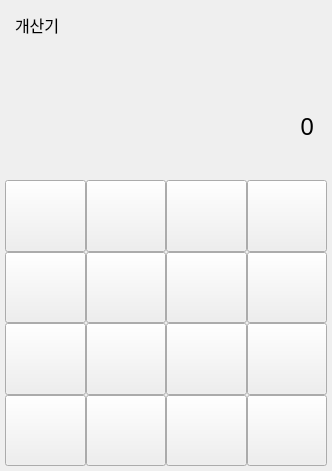
<?xml version="1.0" encoding="UTF-8"?>
<ui version="4.0">
 <class>Form</class>
 <widget class="QWidget" name="Form">
  <property name="geometry">
   <rect>
    <x>0</x>
    <y>0</y>
    <width>332</width>
    <height>471</height>
   </rect>
  </property>
  <property name="windowTitle">
   <string>Dogculator</string>
  </property>
  <widget class="QWidget" name="layoutWidget">
   <property name="geometry">
    <rect>
     <x>0</x>
     <y>0</y>
     <width>332</width>
     <height>471</height>
    </rect>
   </property>
   <layout class="QVBoxLayout" name="verticalLayout_2" stretch="3,1,6,18">
    <item>
     <widget class="QLabel" name="label_2">
      <property name="font">
       <font>
        <family>맑은 고딕</family>
        <pointsize>12</pointsize>
       </font>
      </property>
      <property name="text">
       <string>개산기</string>
      </property>
      <property name="textFormat">
       <enum>Qt::MarkdownText</enum>
      </property>
      <property name="alignment">
       <set>Qt::AlignLeading|Qt::AlignLeft|Qt::AlignVCenter</set>
      </property>
      <property name="margin">
       <number>0</number>
      </property>
      <property name="indent">
       <number>15</number>
      </property>
     </widget>
    </item>
    <item>
     <widget class="QLabel" name="label">
      <property name="text">
       <string/>
      </property>
      <property name="alignment">
       <set>Qt::AlignRight|Qt::AlignTrailing|Qt::AlignVCenter</set>
      </property>
      <property name="indent">
       <number>18</number>
      </property>
     </widget>
    </item>
    <item>
     <widget class="QLabel" name="label_result">
      <property name="font">
       <font>
        <family>맑은 고딕</family>
        <pointsize>18</pointsize>
       </font>
      </property>
      <property name="text">
       <string>0</string>
      </property>
      <property name="textFormat">
       <enum>Qt::PlainText</enum>
      </property>
      <property name="alignment">
       <set>Qt::AlignRight|Qt::AlignTrailing|Qt::AlignVCenter</set>
      </property>
      <property name="margin">
       <number>0</number>
      </property>
      <property name="indent">
       <number>18</number>
      </property>
     </widget>
    </item>
    <item>
     <layout class="QVBoxLayout" name="verticalLayout">
      <property name="spacing">
       <number>0</number>
      </property>
      <property name="bottomMargin">
       <number>5</number>
      </property>
      <item>
       <layout class="QHBoxLayout" name="horizontalLayout">
        <property name="spacing">
         <number>0</number>
        </property>
        <property name="leftMargin">
         <number>5</number>
        </property>
        <property name="rightMargin">
         <number>5</number>
        </property>
        <item>
         <widget class="QPushButton" name="button_7">
          <property name="sizePolicy">
           <sizepolicy hsizetype="Minimum" vsizetype="Preferred">
            <horstretch>0</horstretch>
            <verstretch>0</verstretch>
           </sizepolicy>
          </property>
          <property name="font">
           <font>
            <family>굴림</family>
            <pointsize>14</pointsize>
           </font>
          </property>
          <property name="text">
           <string/>
          </property>
          <property name="icon">
           <iconset>
            <normaloff>image/9023526_number_seven_fill_icon.png</normaloff>image/9023526_number_seven_fill_icon.png</iconset>
          </property>
          <property name="iconSize">
           <size>
            <width>20</width>
            <height>20</height>
           </size>
          </property>
         </widget>
        </item>
        <item>
         <widget class="QPushButton" name="button_8">
          <property name="sizePolicy">
           <sizepolicy hsizetype="Minimum" vsizetype="Preferred">
            <horstretch>0</horstretch>
            <verstretch>0</verstretch>
           </sizepolicy>
          </property>
          <property name="font">
           <font>
            <family>굴림</family>
            <pointsize>14</pointsize>
           </font>
          </property>
          <property name="text">
           <string/>
          </property>
          <property name="icon">
           <iconset>
            <normaloff>image/9023577_number_eight_fill_icon.png</normaloff>image/9023577_number_eight_fill_icon.png</iconset>
          </property>
          <property name="iconSize">
           <size>
            <width>20</width>
            <height>20</height>
           </size>
          </property>
         </widget>
        </item>
        <item>
         <widget class="QPushButton" name="button_9">
          <property name="sizePolicy">
           <sizepolicy hsizetype="Minimum" vsizetype="Preferred">
            <horstretch>0</horstretch>
            <verstretch>0</verstretch>
           </sizepolicy>
          </property>
          <property name="font">
           <font>
            <family>굴림</family>
            <pointsize>14</pointsize>
           </font>
          </property>
          <property name="text">
           <string/>
          </property>
          <property name="icon">
           <iconset>
            <normaloff>image/9023631_number_nine_fill_icon.png</normaloff>image/9023631_number_nine_fill_icon.png</iconset>
          </property>
          <property name="iconSize">
           <size>
            <width>20</width>
            <height>20</height>
           </size>
          </property>
         </widget>
        </item>
        <item>
         <widget class="QPushButton" name="button_add">
          <property name="sizePolicy">
           <sizepolicy hsizetype="Minimum" vsizetype="Preferred">
            <horstretch>0</horstretch>
            <verstretch>0</verstretch>
           </sizepolicy>
          </property>
          <property name="font">
           <font>
            <family>굴림</family>
            <pointsize>14</pointsize>
           </font>
          </property>
          <property name="text">
           <string/>
          </property>
          <property name="icon">
           <iconset>
            <normaloff>image/9023881_plus_fill_icon.png</normaloff>image/9023881_plus_fill_icon.png</iconset>
          </property>
          <property name="iconSize">
           <size>
            <width>20</width>
            <height>16</height>
           </size>
          </property>
         </widget>
        </item>
       </layout>
      </item>
      <item>
       <layout class="QHBoxLayout" name="horizontalLayout_2">
        <property name="spacing">
         <number>0</number>
        </property>
        <property name="leftMargin">
         <number>5</number>
        </property>
        <property name="rightMargin">
         <number>5</number>
        </property>
        <item>
         <widget class="QPushButton" name="button_4">
          <property name="sizePolicy">
           <sizepolicy hsizetype="Minimum" vsizetype="Preferred">
            <horstretch>0</horstretch>
            <verstretch>0</verstretch>
           </sizepolicy>
          </property>
          <property name="font">
           <font>
            <family>굴림</family>
            <pointsize>14</pointsize>
           </font>
          </property>
          <property name="text">
           <string/>
          </property>
          <property name="icon">
           <iconset>
            <normaloff>image/9023525_number_four_fill_icon.png</normaloff>image/9023525_number_four_fill_icon.png</iconset>
          </property>
          <property name="iconSize">
           <size>
            <width>20</width>
            <height>20</height>
           </size>
          </property>
         </widget>
        </item>
        <item>
         <widget class="QPushButton" name="button_5">
          <property name="sizePolicy">
           <sizepolicy hsizetype="Minimum" vsizetype="Preferred">
            <horstretch>0</horstretch>
            <verstretch>0</verstretch>
           </sizepolicy>
          </property>
          <property name="font">
           <font>
            <family>굴림</family>
            <pointsize>14</pointsize>
           </font>
          </property>
          <property name="text">
           <string/>
          </property>
          <property name="icon">
           <iconset>
            <normaloff>image/9023762_number_five_fill_icon.png</normaloff>image/9023762_number_five_fill_icon.png</iconset>
          </property>
          <property name="iconSize">
           <size>
            <width>20</width>
            <height>20</height>
           </size>
          </property>
         </widget>
        </item>
        <item>
         <widget class="QPushButton" name="button_6">
          <property name="sizePolicy">
           <sizepolicy hsizetype="Minimum" vsizetype="Preferred">
            <horstretch>0</horstretch>
            <verstretch>0</verstretch>
           </sizepolicy>
          </property>
          <property name="font">
           <font>
            <family>굴림</family>
            <pointsize>14</pointsize>
           </font>
          </property>
          <property name="text">
           <string/>
          </property>
          <property name="icon">
           <iconset>
            <normaloff>image/9023578_number_six_fill_icon.png</normaloff>image/9023578_number_six_fill_icon.png</iconset>
          </property>
          <property name="iconSize">
           <size>
            <width>20</width>
            <height>20</height>
           </size>
          </property>
         </widget>
        </item>
        <item>
         <widget class="QPushButton" name="button_subtract">
          <property name="sizePolicy">
           <sizepolicy hsizetype="Minimum" vsizetype="Preferred">
            <horstretch>0</horstretch>
            <verstretch>0</verstretch>
           </sizepolicy>
          </property>
          <property name="font">
           <font>
            <family>굴림</family>
            <pointsize>14</pointsize>
           </font>
          </property>
          <property name="text">
           <string/>
          </property>
          <property name="icon">
           <iconset>
            <normaloff>image/9023618_minus_fill_icon.png</normaloff>image/9023618_minus_fill_icon.png</iconset>
          </property>
          <property name="iconSize">
           <size>
            <width>20</width>
            <height>16</height>
           </size>
          </property>
         </widget>
        </item>
       </layout>
      </item>
      <item>
       <layout class="QHBoxLayout" name="horizontalLayout_3">
        <property name="spacing">
         <number>0</number>
        </property>
        <property name="leftMargin">
         <number>5</number>
        </property>
        <property name="rightMargin">
         <number>5</number>
        </property>
        <item>
         <widget class="QPushButton" name="button_1">
          <property name="sizePolicy">
           <sizepolicy hsizetype="Minimum" vsizetype="Preferred">
            <horstretch>0</horstretch>
            <verstretch>0</verstretch>
           </sizepolicy>
          </property>
          <property name="font">
           <font>
            <family>굴림</family>
            <pointsize>14</pointsize>
           </font>
          </property>
          <property name="text">
           <string/>
          </property>
          <property name="icon">
           <iconset>
            <normaloff>image/9023602_number_one_fill_icon.png</normaloff>image/9023602_number_one_fill_icon.png</iconset>
          </property>
          <property name="iconSize">
           <size>
            <width>20</width>
            <height>20</height>
           </size>
          </property>
         </widget>
        </item>
        <item>
         <widget class="QPushButton" name="button_2">
          <property name="sizePolicy">
           <sizepolicy hsizetype="Minimum" vsizetype="Preferred">
            <horstretch>0</horstretch>
            <verstretch>0</verstretch>
           </sizepolicy>
          </property>
          <property name="font">
           <font>
            <family>굴림</family>
            <pointsize>14</pointsize>
           </font>
          </property>
          <property name="text">
           <string/>
          </property>
          <property name="icon">
           <iconset>
            <normaloff>image/9023533_number_two_fill_icon.png</normaloff>image/9023533_number_two_fill_icon.png</iconset>
          </property>
          <property name="iconSize">
           <size>
            <width>20</width>
            <height>20</height>
           </size>
          </property>
         </widget>
        </item>
        <item>
         <widget class="QPushButton" name="button_3">
          <property name="sizePolicy">
           <sizepolicy hsizetype="Minimum" vsizetype="Preferred">
            <horstretch>0</horstretch>
            <verstretch>0</verstretch>
           </sizepolicy>
          </property>
          <property name="font">
           <font>
            <family>굴림</family>
            <pointsize>14</pointsize>
           </font>
          </property>
          <property name="text">
           <string/>
          </property>
          <property name="icon">
           <iconset>
            <normaloff>image/9023704_number_three_fill_icon.png</normaloff>image/9023704_number_three_fill_icon.png</iconset>
          </property>
          <property name="iconSize">
           <size>
            <width>20</width>
            <height>20</height>
           </size>
          </property>
         </widget>
        </item>
        <item>
         <widget class="QPushButton" name="button_multiply">
          <property name="sizePolicy">
           <sizepolicy hsizetype="Minimum" vsizetype="Preferred">
            <horstretch>0</horstretch>
            <verstretch>0</verstretch>
           </sizepolicy>
          </property>
          <property name="font">
           <font>
            <family>굴림</family>
            <pointsize>14</pointsize>
           </font>
          </property>
          <property name="text">
           <string/>
          </property>
          <property name="icon">
           <iconset>
            <normaloff>image/10132036_multiply_line_icon.png</normaloff>image/10132036_multiply_line_icon.png</iconset>
          </property>
          <property name="iconSize">
           <size>
            <width>20</width>
            <height>16</height>
           </size>
          </property>
         </widget>
        </item>
       </layout>
      </item>
      <item>
       <layout class="QHBoxLayout" name="horizontalLayout_4">
        <property name="spacing">
         <number>0</number>
        </property>
        <property name="leftMargin">
         <number>5</number>
        </property>
        <property name="rightMargin">
         <number>5</number>
        </property>
        <item>
         <widget class="QPushButton" name="button_clear">
          <property name="sizePolicy">
           <sizepolicy hsizetype="Minimum" vsizetype="Preferred">
            <horstretch>0</horstretch>
            <verstretch>0</verstretch>
           </sizepolicy>
          </property>
          <property name="font">
           <font>
            <family>굴림</family>
            <pointsize>14</pointsize>
           </font>
          </property>
          <property name="text">
           <string/>
          </property>
          <property name="icon">
           <iconset>
            <normaloff>image/11121165_fi_rr_c_icon.png</normaloff>image/11121165_fi_rr_c_icon.png</iconset>
          </property>
          <property name="iconSize">
           <size>
            <width>12</width>
            <height>12</height>
           </size>
          </property>
         </widget>
        </item>
        <item>
         <widget class="QPushButton" name="button_0">
          <property name="sizePolicy">
           <sizepolicy hsizetype="Minimum" vsizetype="Preferred">
            <horstretch>0</horstretch>
            <verstretch>0</verstretch>
           </sizepolicy>
          </property>
          <property name="font">
           <font>
            <family>굴림</family>
            <pointsize>14</pointsize>
           </font>
          </property>
          <property name="text">
           <string/>
          </property>
          <property name="icon">
           <iconset>
            <normaloff>image/9023534_number_zero_fill_icon.png</normaloff>image/9023534_number_zero_fill_icon.png</iconset>
          </property>
          <property name="iconSize">
           <size>
            <width>18</width>
            <height>18</height>
           </size>
          </property>
         </widget>
        </item>
        <item>
         <widget class="QPushButton" name="button_equal">
          <property name="sizePolicy">
           <sizepolicy hsizetype="Minimum" vsizetype="Preferred">
            <horstretch>0</horstretch>
            <verstretch>0</verstretch>
           </sizepolicy>
          </property>
          <property name="font">
           <font>
            <family>굴림</family>
            <pointsize>14</pointsize>
           </font>
          </property>
          <property name="text">
           <string/>
          </property>
          <property name="icon">
           <iconset>
            <normaloff>image/9080773_equal_icon.png</normaloff>image/9080773_equal_icon.png</iconset>
          </property>
         </widget>
        </item>
        <item>
         <widget class="QPushButton" name="button_divide">
          <property name="sizePolicy">
           <sizepolicy hsizetype="Minimum" vsizetype="Preferred">
            <horstretch>0</horstretch>
            <verstretch>0</verstretch>
           </sizepolicy>
          </property>
          <property name="font">
           <font>
            <family>굴림</family>
            <pointsize>14</pointsize>
           </font>
          </property>
          <property name="text">
           <string/>
          </property>
          <property name="icon">
           <iconset>
            <normaloff>image/9023293_divide_fill_icon.png</normaloff>image/9023293_divide_fill_icon.png</iconset>
          </property>
          <property name="iconSize">
           <size>
            <width>20</width>
            <height>16</height>
           </size>
          </property>
         </widget>
        </item>
       </layout>
      </item>
     </layout>
    </item>
   </layout>
  </widget>
 </widget>
 <resources/>
 <connections/>
</ui>
